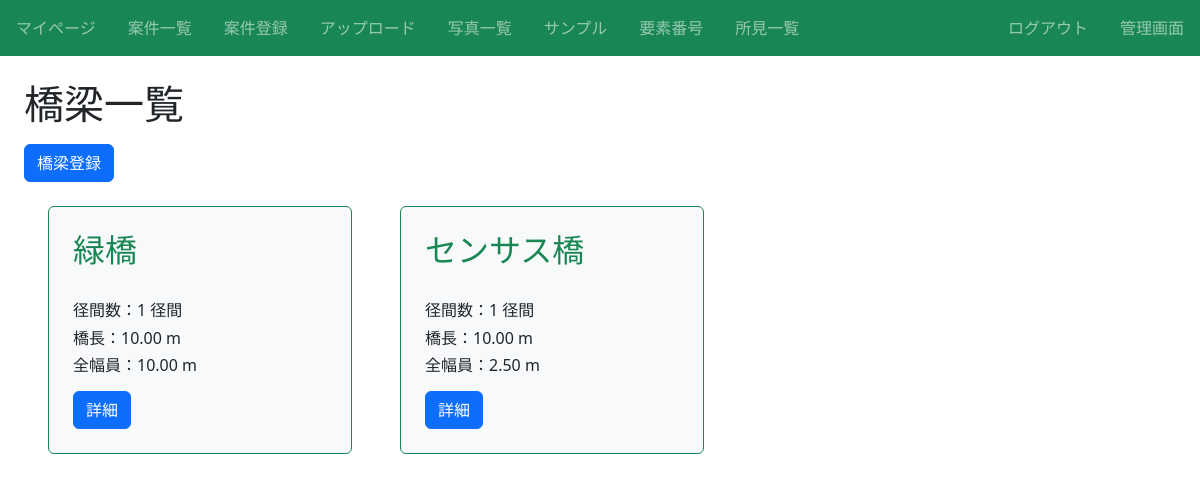
/article/4/infra/ (signed in), run on an earlier commit of the app's database.
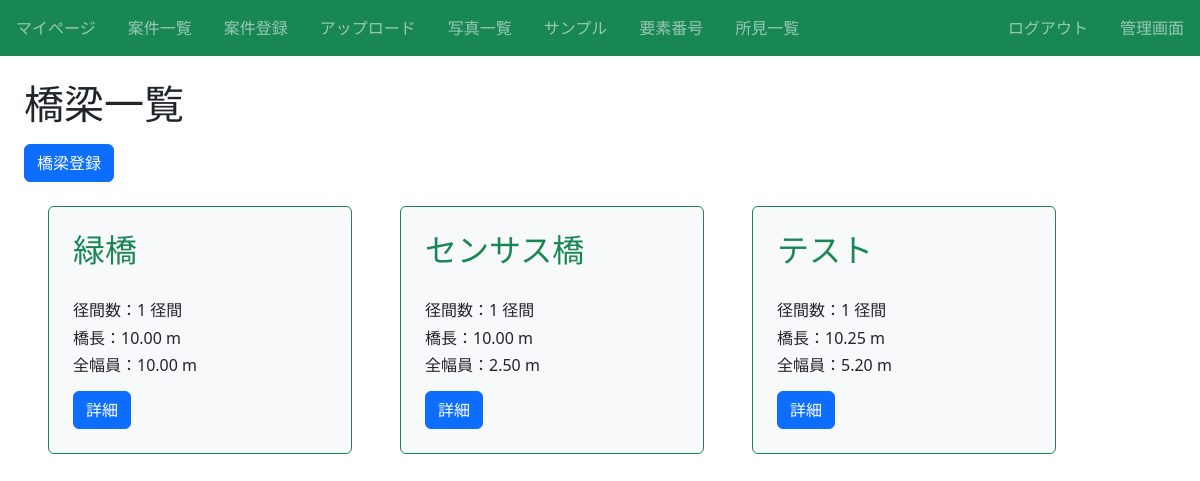
And on a later commit of the database.
### infra/models.py (models this page shows, shortened)
class Infra(models.Model):
  title = models.CharField(max_length=100)# 橋名
  径間数 = models.IntegerField()# 径間数
  橋長 = models.DecimalField(max_digits=10, decimal_places=2)# 橋長(最大桁数10桁、小数点以下2桁)
  全幅員 = models.DecimalField(max_digits=10, decimal_places=2)# 全幅員(最大桁数10桁、小数点以下2桁)
  路線名 = models.CharField(max_length=50)# 路線名
  latitude = models.CharField(max_length=50, blank=True)# 緯度
  longitude = models.CharField(max_length=50, blank=True)# 経度
  橋梁コード = models.CharField(max_length=50, blank=True)# 橋梁コード
  活荷重 = models.ManyToManyField(LoadWeight)# 活荷重
  等級 = models.ManyToManyField(LoadGrade)# 等級
  適用示方書 = models.ManyToManyField(Rulebook)# 適用示方書
  上部構造形式 = models.CharField(max_length=100)# 上部構造形式
  下部構造形式 = models.CharField(max_length=100)# 下部構造形式
  基礎構造形式 = models.CharField(max_length=100)# 基礎構造形式
  近接方法 = models.ManyToManyField(Approach)# 近接方法
  交通規制 = models.ManyToManyField(Regulation)# 交通規制
  第三者点検 = models.ManyToManyField(Thirdparty)# 第三者点検の有無
  海岸線との距離 = models.CharField(max_length=100)# 海岸線の距離
  路下条件 = models.ManyToManyField(UnderCondition)# 路下条件
  特記事項 = models.CharField(max_length=100, blank=True)# 特記事項
  カテゴリー = models.CharField(max_length=100, choices = CATEGORY)# カテゴリー
  交通量 = models.CharField(max_length=10, blank=True)# 12時間交通量
  大型車混入率 = models.CharField(max_length=10, blank=True)# 大型車混入率
  article = models.ForeignKey(Article, on_delete=models.CASCADE)

### infra/views.py (the view)
# urls.py: path('article/<int:pk>/infra/', views.ListInfraView.as_view(), name='list-infra'),# 対象の一覧
class ListInfraView(LoginRequiredMixin, ListView):
    template_name = 'infra/infra_list.html'
    model = Infra # 使用するモデル「infra」
    def get_queryset(self, **kwargs):
        queryset = super().get_queryset(**kwargs)
        article = Article.objects.get(id = self.kwargs["pk"])
        queryset = queryset.filter(article=article)
        return queryset
    def get_context_data(self, **kwargs):
        kwargs["article_id"] = self.kwargs["pk"]
        return super().get_context_data(**kwargs)

### infra/templates/infra/infra_list.html (shortened to what this page needs)
{% extends "base.html" %}
{% block h1 %}橋梁一覧{% endblock %}
{% block content %}
<div class="mt-3">
  <a href="{% url 'create-infra' pk=article_id %}" class="btn btn-primary">橋梁登録</a>
</div>
<div class="d-flex flex-wrap">
    {% for item in object_list %}
    <div class="p-4 m-4 bg-light border border-success rounded" style="width: 19rem;">
        <h2 class="text-success">{{ item.title }}</h2><br>
        <h6 class="card-text">径間数：{{ item.径間数 }} 径間</h6>
        <h6 class="card-text">橋長：{{ item.橋長 }} m</h6>
        <h6 class="card-text">全幅員：{{ item.全幅員 }} m</h6>
        <div class="mt-3">
            <a href="{% url 'detail-infra' item.pk %}" class="btn btn-primary">詳細</a>
        </div>
    </div>
    {% endfor %}
</div>
{% endblock content %}

### templates/base.html (shortened to what this page needs)
{% load static %}
<!doctype html>
<html lang="ja">
  <head>
    <link href="https://cdn.jsdelivr.net/npm/bootstrap@5.3.0/dist/css/bootstrap.min.css" rel="stylesheet">
    <link rel="stylesheet" type="text/css" href="{% static 'infra/css/style.css' %}">
    <link href="https://cdn.datatables.net/2.0.3/css/dataTables.dataTables.css" rel="stylesheet"/>
    <link href="https://cdn.datatables.net/fixedcolumns/5.0.0/css/fixedColumns.dataTables.css" rel="stylesheet"/>
    <link href="https://cdn.datatables.net/rowreorder/1.5.0/css/rowReorder.dataTables.css" rel="stylesheet"/>
  </head>
  <body>
    <nav class="navbar navbar-dark bg-success sticky-top">
      <div class="navbar-nav d-flex flex-row">
        {% if user.is_authenticated %}
        <a class="nav-link mx-3" href="{% url 'accounts:my_page' user.pk %}">マイページ</a>
        {% endif %}
        <a class="nav-link mx-3" href="{% url 'list-article' %}">案件一覧</a>
        <a class="nav-link mx-3" href="{% url 'create-article' %}">案件登録</a>
        <a class="nav-link mx-3" href="{% url 'file_upload' %}">アップロード</a>
        <a class="nav-link mx-3" href="{% url 'image_list' %}">写真一覧</a>
        <a class="nav-link mx-3" href="{% url 'table' %}">サンプル</a>
        <a class="nav-link mx-3" href="{% url 'number' %}">要素番号</a>
        <a class="nav-link mx-3" href="{% url 'opinion' %}">所見一覧</a>
      </div>
      <div class="navbar-nav d-flex flex-row">
      {% if request.user.is_authenticated %}
        <a class="nav-link mx-3" href="{% url 'accounts:logout' %}">ログアウト</a>
        {% if user.is_superuser %}
        <a class="nav-link mx-3" href="/admin/">管理画面</a>
        {% endif %}
      {% else %}
          <a class="nav-link mx-3" href="{% url 'accounts:login' %}">ログイン</a>
          <a class="nav-link mx-3" href="{% url 'accounts:signup' %}">会員登録</a>
        {% endif %}
      </div>
    </nav>
    <div class='p-4'>
    <h1>{% block h1 %}{% endblock %}</h1>
    {% block content %}{% endblock content %}
    </div>
  </body>
</html>

### infra/static/infra/css/style.css (style rules this page uses)
a { text-decoration: none; }

What changed in the data, as far as the page shows it:
added Infra: title "テスト", 径間数 "1", 橋長 "10.25", 全幅員 "5.20"
